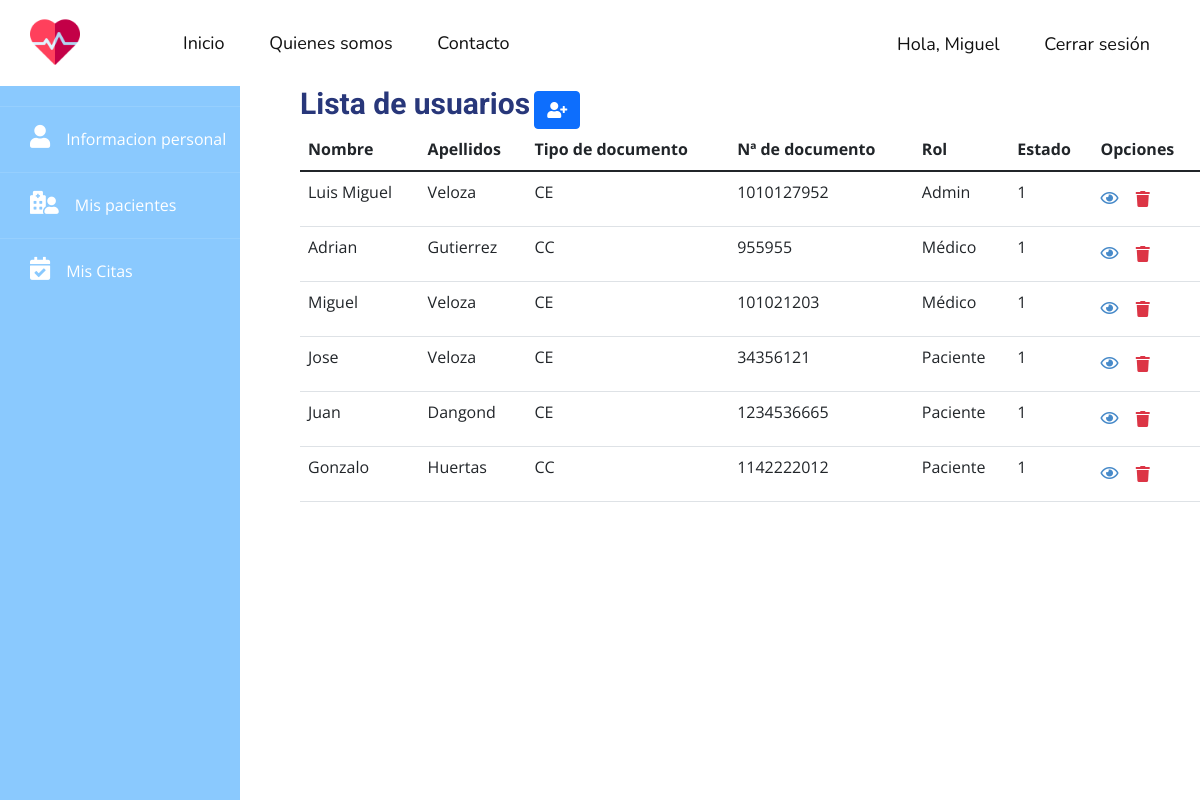
/all-users (signed in), run on the app's committed database.
### tables this page shows
CREATE TABLE users (id INTEGER PRIMARY KEY AUTOINCREMENT NOT NULL UNIQUE, first_name VARCHAR NOT NULL, last_name VARCHAR NOT NULL, email VARCHAR UNIQUE NOT NULL, phone VARCHAR, document_type VARCHAR (2) NOT NULL, document_number INTEGER NOT NULL UNIQUE, gender CHAR NOT NULL, address VARCHAR NOT NULL, password VARCHAR NOT NULL, role INTEGER NOT NULL, status INTEGER NOT NULL DEFAULT (1));

### app.py (the view)
@app.route('/all-users')
@login_required
def all_users():
    db = get_db()
    users = db.execute(
        'SELECT id, first_name, last_name, document_type, document_number, role, status  FROM users').fetchall()
    users = list(users)
    for user in users:
        for d in user:
            if user.index(d) == 5:
                print(d)
    return render_template('/users/all-users.html', users=users)

### app.py (called while the page is built)
def login_required(view):
    @functools.wraps(view)
    def wrapped_view(**kwargs):
        if g.user is None:
            return redirect(url_for('login'))
        return view(**kwargs)
    return wrapped_view

@app.before_request
def load_logged_in_user():
    user_id = session.get('user_id')
    if user_id is None:
        g.user = None
    else:
        db = get_db()
        g.user = db.execute('SELECT * FROM users WHERE id = ?', (user_id,)).fetchone()

### db.py (called while the page is built)
def get_db():
    try:
        if 'db' not in g:
            g.db = sqlite3.connect('hospital.db')
        return g.db
    except Error:
        print(Error)

### templates/users/all-users.html (shortened to what this page needs)
{% extends "layout.html" %}
{% block content %}
    {% include '/template-parts/sidebar.html' %}
    <div class="main">
        <h1 style="display: inline">Lista de usuarios</h1>
        <a href="{{ url_for('create_user') }}" class="btn btn-primary"><i class="fas fa-user-plus"></i>
        </a>
        <table class="table">
            <thead class="thead-dark">
            <tr>
                <th scope="col">Nombre</th>
                <th scope="col">Apellidos</th>
                <th scope="col">Tipo de documento</th>
                <th scope="col">Nª de documento</th>
                <th scope="col">Rol</th>
                <th scope="col">Estado</th>
                <th scope="col">Opciones</th>
            </tr>
            </thead>
            <tbody>
            {% for user in users %}
                <tr>
                    <form method="post" action="{{ url_for('delete_user', id=user[0]) }}">
                        <td>{{ user[1] }}</td>
                        <td>{{ user[2] }}</td>
                        <td>{{ user[3] }}</td>
                        <td>{{ user[4] }}</td>
                        {% if user[5] == 1 %}
                            <td>Admin</td>
                        {% elif user[5] == 2 %}
                            <td>Médico</td>
                        {% elif user[5] == 3 %}
                            <td>Paciente</td>
                        {% endif %}
                        <td>{{ user[6] }}</td>
                        <td>
                            <a href="{{ url_for('get_user', id=user[0]) }}">
                                <i class="far fa-eye"></i>
                            </a>
                            <button type="submit" class="text-danger btn ml-3">
                                <i class="fas fa-trash"></i>
                            </button>
                        </td>
                    </form>
                </tr>
            {% endfor %}
            </tbody>
        </table>
    </div>
{% endblock %}

### templates/template-parts/header.html (shortened to what this page needs)
<header class="u-clearfix u-header u-header" id="sec-f901">
    <div class="u-clearfix u-sheet u-sheet-1">
        <a href="{{ url_for('index') }}" class="u-image u-logo u-image-1" data-image-width="512"
           data-image-height="512">
            <img src="{{ url_for('static', filename="images/cardiogram.png") }}" class="u-logo-image u-logo-image-1"
                 alt="">
        </a>
        <nav class="u-menu u-menu-dropdown u-offcanvas u-menu-1">
            <div class="u-custom-menu u-nav-container">
                <ul class="u-custom-font u-nav u-unstyled u-nav-1">
                    <li class="u-nav-item">
                        <a class="u-active-custom-color-2 u-button-style u-hover-custom-color-1 u-nav-link u-text-active-black u-text-hover-white"
                           href="{{ url_for('index') }}" style="padding: 10px 20px;">Inicio</a>
                    </li>
                    <li class="u-nav-item">
                        <a class="u-active-custom-color-2 u-button-style u-hover-custom-color-1 u-nav-link u-text-active-black u-text-hover-white"
                           href="{{ url_for('about_us') }}" style="padding: 10px 20px;">Quienes somos</a>
                    </li>
                    <li class="u-nav-item">
                        <a class="u-active-custom-color-2 u-button-style u-hover-custom-color-1 u-nav-link u-text-active-black u-text-hover-white"
                           href="{{ url_for('contact_us') }}" style="padding: 10px 20px;">Contacto</a>
                    </li>
                </ul>
            </div>
        </nav>
        <nav class="u-menu u-menu-dropdown u-offcanvas u-menu-2">
            <div class="u-custom-menu u-nav-container">
                <ul class="u-custom-font u-nav u-unstyled u-nav-3">
                    {% if not g.user %}
                        <li class="u-nav-item"><a
                                class="u-active-custom-color-2 u-button-style u-hover-custom-color-1 u-nav-link u-text-active-black u-text-hover-white"
                                href="{{ url_for('login') }}" style="padding: 10px 20px;">Iniciar sesión</a>
                        </li>
                        <li class="u-nav-item"><a
                                class="u-active-custom-color-2 u-button-style u-hover-custom-color-1 u-nav-link u-text-active-black u-text-hover-white"
                                href="{{ url_for('register') }}" style="padding: 10px 20px;">Registrarse</a>
                        </li>
                    {% else %}
                        <li class="u-nav-item"><a
                                class="u-active-custom-color-2 u-button-style u-hover-custom-color-1 u-nav-link u-text-active-black u-text-hover-white"
                                href="{{ url_for('dashboard') }}" style="padding: 10px 20px;">Hola, {{ g.user[1] }}</a>
                        </li>
                        <li class="u-nav-item"><a
                                class="u-active-custom-color-2 u-button-style u-hover-custom-color-1 u-nav-link u-text-active-black u-text-hover-white"
                                href="{{ url_for('logout') }}" style="padding: 10px 20px;">Cerrar sesión</a>
                        </li>
                    {% endif %}
                </ul>
            </div>
        </nav>
    </div>
</header>

### static/css/app.css (style rules this page uses)
* { margin: 0; padding: 0; text-decoration: none; }
li { list-style: none; }
ul { padding-left: 0; }
.sidebar + .main { margin-left: 300px; }
.sidebar + .main h1 { color: #28377a; font-size: 30px; font-weight: bold; }

### data on the page
users: first_name "Miguel", last_name "Veloza", document_type "CE", document_number "101021203", role "Médico", status "1"
users: first_name "Luis Miguel", last_name "Veloza", document_type "CE", document_number "1010127952", role "Admin", status "1"
users: first_name "Adrian", last_name "Gutierrez", document_type "CC", document_number "955955", role "Médico", status "1"
users: first_name "Jose", last_name "Veloza", document_type "CE", document_number "34356121", role "Paciente", status "1"
users: first_name "Juan", last_name "Dangond", document_type "CE", document_number "1234536665", role "Paciente", status "1"
users: first_name "Gonzalo", last_name "Huertas", document_type "CC", document_number "1142222012", role "Paciente", status "1"
